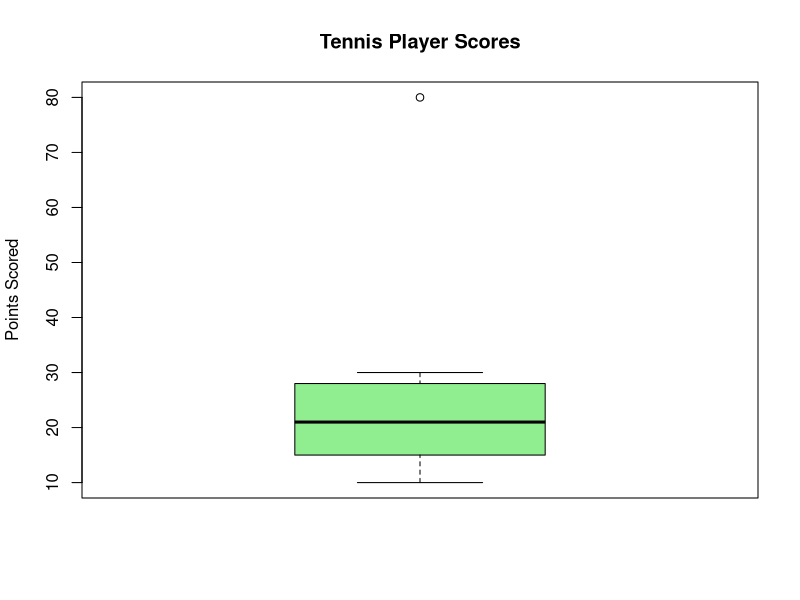

This chart was generated by the following R code:
scores <- c(10, 12, 15, 18, 20, 22, 25, 28, 30, 80)

boxplot(scores,
        main = "Tennis Player Scores",
        ylab = "Points Scored",
        col = "lightgreen")

print(boxplot.stats(scores)$out)
